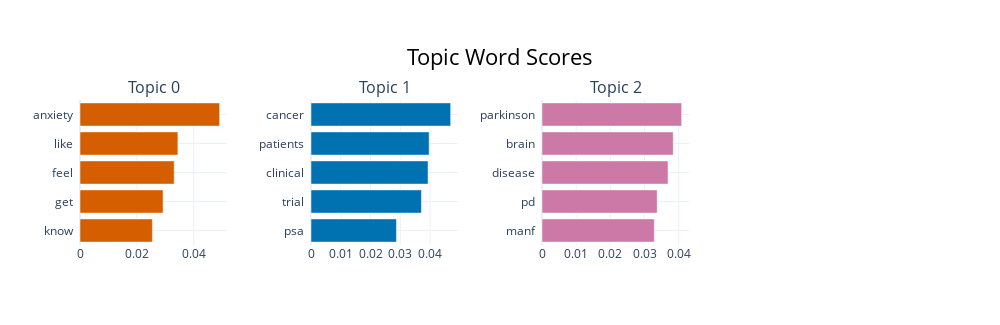

The cell this chart's notebook holds for it:
### Code cell
docs = df_depression['Concern'].to_list()
model = BERTopic(verbose=True)
topics, probabilities = model.fit_transform(docs)
model.get_topic_freq().head(11)
model.visualize_barchart()

### Figure 1 — Plotly figure (JSON) as saved in the notebook; plotly's stock layout.template omitted (floating-point values rounded to 4 significant figures)
{"data": [{"marker": {"color": "#D55E00"}, "orientation": "h", "type": "bar", "x": [0.02545, 0.0292, 0.03311, 0.03441, 0.04909], "xaxis": "x", "y": ["know  ", "get  ", "feel  ", "like  ", "anxiety  "], "yaxis": "y"}, {"marker": {"color": "#0072B2"}, "orientation": "h", "type": "bar", "x": [0.02871, 0.0371, 0.03933, 0.03969, 0.04692], "xaxis": "x2", "y": ["psa  ", "trial  ", "clinical  ", "patients  ", "cancer  "], "yaxis": "y2"}, {"marker": {"color": "#CC79A7"}, "orientation": "h", "type": "bar", "x": [0.03286, 0.03371, 0.03688, 0.0384, 0.04086], "xaxis": "x3", "y": ["manf  ", "pd  ", "disease  ", "brain  ", "parkinson  "], "yaxis": "y3"}], "layout": {"annotations": [{"font": {"size": 16}, "showarrow": false, "text": "Topic 0", "x": 0.0875, "xanchor": "center", "xref": "paper", "y": 1, "yanchor": "bottom", "yref": "paper"}, {"font": {"size": 16}, "showarrow": false, "text": "Topic 1", "x": 0.3625, "xanchor": "center", "xref": "paper", "y": 1, "yanchor": "bottom", "yref": "paper"}, {"font": {"size": 16}, "showarrow": false, "text": "Topic 2", "x": 0.6375, "xanchor": "center", "xref": "paper", "y": 1, "yanchor": "bottom", "yref": "paper"}], "height": 325, "hoverlabel": {"bgcolor": "white", "font": {"family": "Rockwell", "size": 16}}, "showlegend": false, "title": {"font": {"color": "Black", "size": 22}, "text": "Topic Word Scores", "x": 0.5, "xanchor": "center", "yanchor": "top"}, "width": 1000, "xaxis": {"anchor": "y", "domain": [0, 0.175], "showgrid": true}, "xaxis2": {"anchor": "y2", "domain": [0.275, 0.45], "showgrid": true}, "xaxis3": {"anchor": "y3", "domain": [0.55, 0.725], "showgrid": true}, "xaxis4": {"anchor": "y4", "domain": [0.825, 1], "showgrid": true}, "yaxis": {"anchor": "x", "domain": [0, 1], "showgrid": true}, "yaxis2": {"anchor": "x2", "domain": [0, 1], "showgrid": true}, "yaxis3": {"anchor": "x3", "domain": [0, 1], "showgrid": true}, "yaxis4": {"anchor": "x4", "domain": [0, 1], "showgrid": true}}}
